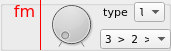
   <widget class="QGroupBox" name="fm_group">
    <property name="geometry">
     <rect>
      <x>0</x>
      <y>318</y>
      <width>171</width>
      <height>51</height>
     </rect>
    </property>
    <property name="title">
     <string/>
    </property>
    <widget class="QComboBox" name="fm_type">
     <property name="geometry">
      <rect>
       <x>134</x>
       <y>2</y>
       <width>31</width>
       <height>20</height>
      </rect>
     </property>
     <property name="font">
      <font>
       <family>DejaVu Sans Mono</family>
       <pointsize>8</pointsize>
      </font>
     </property>
     <property name="acceptDrops">
      <bool>false</bool>
     </property>
     <property name="toolTip">
      <string>&lt;html&gt;&lt;head/&gt;&lt;body&gt;&lt;p&gt;sync route&lt;/p&gt;&lt;/body&gt;&lt;/html&gt;</string>
     </property>
     <property name="iconSize">
      <size>
       <width>8</width>
       <height>16</height>
      </size>
     </property>
     <property name="duplicatesEnabled">
      <bool>false</bool>
     </property>
     <property name="frame">
      <bool>false</bool>
     </property>
     <item>
      <property name="text">
       <string>lin</string>
      </property>
     </item>
     <item>
      <property name="text">
       <string>exp</string>
      </property>
     </item>
    </widget>
    <widget class="Line" name="line_11">
     <property name="geometry">
      <rect>
       <x>30</x>
       <y>-1</y>
       <width>21</width>
       <height>51</height>
      </rect>
     </property>
     <property name="styleSheet">
      <string notr="true">color: red;
width: 2px;
</string>
     </property>
     <property name="frameShadow">
      <enum>QFrame::Plain</enum>
     </property>
     <property name="orientation">
      <enum>Qt::Vertical</enum>
     </property>
    </widget>
    <widget class="QDial" name="fm_amount">
     <property name="enabled">
      <bool>true</bool>
     </property>
     <property name="geometry">
      <rect>
       <x>46</x>
       <y>-1</y>
       <width>51</width>
       <height>51</height>
      </rect>
     </property>
     <property name="toolTip">
      <string/>
     </property>
     <property name="styleSheet">
      <string notr="true">background-color:lightgrey</string>
     </property>
     <property name="minimum">
      <number>0</number>
     </property>
     <property name="maximum">
      <number>1000</number>
     </property>
     <property name="singleStep">
      <number>1</number>
     </property>
     <property name="pageStep">
      <number>10</number>
     </property>
     <property name="value">
      <number>0</number>
     </property>
     <property name="notchTarget">
      <double>1000.000000000000000</double>
     </property>
     <property name="notchesVisible">
      <bool>true</bool>
     </property>
    </widget>
    <widget class="QComboBox" name="fm_algorithm">
     <property name="geometry">
      <rect>
       <x>100</x>
       <y>29</y>
       <width>71</width>
       <height>20</height>
      </rect>
     </property>
     <property name="font">
      <font>
       <family>DejaVu Sans Mono</family>
       <pointsize>8</pointsize>
      </font>
     </property>
     <property name="acceptDrops">
      <bool>false</bool>
     </property>
     <property name="toolTip">
      <string>&lt;html&gt;&lt;head/&gt;&lt;body&gt;&lt;p&gt;sync route&lt;/p&gt;&lt;/body&gt;&lt;/html&gt;</string>
     </property>
     <property name="iconSize">
      <size>
       <width>8</width>
       <height>16</height>
      </size>
     </property>
     <property name="duplicatesEnabled">
      <bool>false</bool>
     </property>
     <property name="frame">
      <bool>false</bool>
     </property>
     <item>
      <property name="text">
       <string>3 &gt; 2 &gt; 1</string>
      </property>
     </item>
     <item>
      <property name="text">
       <string>2+3 &gt; 1</string>
      </property>
     </item>
     <item>
      <property name="text">
       <string>2 &gt; 1</string>
      </property>
     </item>
    </widget>
    <widget class="QLabel" name="label_fm">
     <property name="geometry">
      <rect>
       <x>4</x>
       <y>-4</y>
       <width>41</width>
       <height>31</height>
      </rect>
     </property>
     <property name="font">
      <font>
       <family>DejaVu Sans</family>
       <pointsize>12</pointsize>
       <weight>50</weight>
       <bold>false</bold>
      </font>
     </property>
     <property name="styleSheet">
      <string notr="true">color: red</string>
     </property>
     <property name="text">
      <string>fm</string>
     </property>
     <property name="alignment">
      <set>Qt::AlignCenter</set>
     </property>
    </widget>
    <widget class="QLabel" name="label_fm_type">
     <property name="geometry">
      <rect>
       <x>100</x>
       <y>2</y>
       <width>31</width>
       <height>20</height>
      </rect>
     </property>
     <property name="font">
      <font>
       <family>DejaVu Sans</family>
       <pointsize>8</pointsize>
      </font>
     </property>
     <property name="styleSheet">
      <string notr="true"/>
     </property>
     <property name="text">
      <string>type</string>
     </property>
     <property name="alignment">
      <set>Qt::AlignCenter</set>
     </property>
    </widget>
   </widget>
